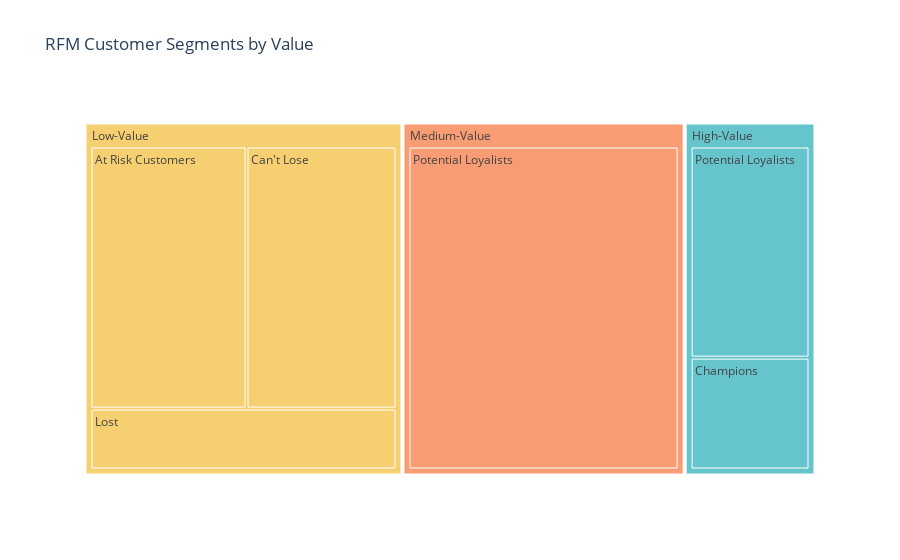

Write notebook code for a chart like this one.
### Markdown cell above
Champions: Your best customers. They often buy and spend the most.  
Loyal Customers: High Frequency and monetary value, but their recency might be slightly lower than that of champions.  
New Customers: Bought recently but haven’t purchased frequently or spent much.  
Lost Customers: Haven’t bought in a long time, don’t buy often, and don’t spend much.

### Code cell
tree_map_segment_products=px.treemap(
                            segment_product_counts,path=['Value Segment','RFM Customer Segments'],
                            values='Count',
                            color='Value Segment',
                            title='RFM Customer Segments by Value',
                            color_discrete_sequence=px.colors.qualitative.Pastel
)
tree_map_segment_products.show()

### Figure 1 — Plotly figure (JSON) as saved in the notebook; plotly's stock layout.template omitted (floating-point values rounded to 4 significant figures)
{"data": [{"branchvalues": "total", "customdata": [["High-Value"], ["High-Value"], ["High-Value"], ["High-Value"], ["High-Value"], ["High-Value"], ["Low-Value"], ["Low-Value"], ["Low-Value"], ["Low-Value"], ["Low-Value"], ["Low-Value"], ["Medium-Value"], ["Medium-Value"], ["Medium-Value"], ["Medium-Value"], ["Medium-Value"], ["Medium-Value"]], "domain": {"x": [0, 1], "y": [0, 1]}, "hovertemplate": "labels=%{label}<br>Count=%{value}<br>parent=%{parent}<br>id=%{id}<br>Value Segment=%{customdata[0]}<extra></extra>", "ids": ["High-Value", "High-Value/Potential Loyalists", "High-Value/Champions", "High-Value/Lost", "High-Value/At Risk Customers", "High-Value/Can't Lose", "Low-Value/At Risk Customers", "Low-Value/Can't Lose", "Low-Value/Lost", "Low-Value/Champions", "Low-Value", "Low-Value/Potential Loyalists", "Medium-Value", "Medium-Value/Potential Loyalists", "Medium-Value/Champions", "Medium-Value/Can't Lose", "Medium-Value/Lost", "Medium-Value/At Risk Customers"], "labels": ["High-Value", "Potential Loyalists", "Champions", "Lost", "At Risk Customers", "Can't Lose", "At Risk Customers", "Can't Lose", "Lost", "Champions", "Low-Value", "Potential Loyalists", "Medium-Value", "Potential Loyalists", "Champions", "Can't Lose", "Lost", "At Risk Customers"], "marker": {"colors": ["rgb(102, 197, 204)", "rgb(102, 197, 204)", "rgb(102, 197, 204)", "rgb(102, 197, 204)", "rgb(102, 197, 204)", "rgb(102, 197, 204)", "rgb(246, 207, 113)", "rgb(246, 207, 113)", "rgb(246, 207, 113)", "rgb(246, 207, 113)", "rgb(246, 207, 113)", "rgb(246, 207, 113)", "rgb(248, 156, 116)", "rgb(248, 156, 116)", "rgb(248, 156, 116)", "rgb(248, 156, 116)", "rgb(248, 156, 116)", "rgb(248, 156, 116)"]}, "name": "", "parents": ["", "High-Value", "High-Value", "High-Value", "High-Value", "High-Value", "Low-Value", "Low-Value", "Low-Value", "Low-Value", "", "Low-Value", "", "Medium-Value", "Medium-Value", "Medium-Value", "Medium-Value", "Medium-Value"], "type": "treemap", "values": [179.0, 117.0, 62.0, 0.0, 0.0, 0.0, 180.0, 173.0, 82.0, 0.0, 435.0, 0.0, 386.0, 386.0, 0.0, 0.0, 0.0, 0.0]}], "layout": {"legend": {"tracegroupgap": 0}, "title": {"text": "RFM Customer Segments by Value"}, "treemapcolorway": ["rgb(102, 197, 204)", "rgb(246, 207, 113)", "rgb(248, 156, 116)", "rgb(220, 176, 242)", "rgb(135, 197, 95)", "rgb(158, 185, 243)", "rgb(254, 136, 177)", "rgb(201, 219, 116)", "rgb(139, 224, 164)", "rgb(180, 151, 231)", "rgb(179, 179, 179)"]}}
